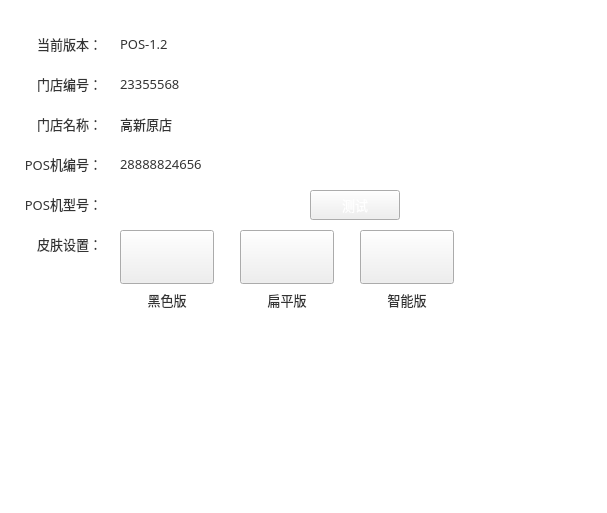
<?xml version="1.0" encoding="UTF-8"?>
<ui version="4.0">
 <class>PosInfoSetPage</class>
 <widget class="QWidget" name="PosInfoSetPage">
  <property name="geometry">
   <rect>
    <x>0</x>
    <y>0</y>
    <width>607</width>
    <height>513</height>
   </rect>
  </property>
  <property name="windowTitle">
   <string>Form</string>
  </property>
  <property name="styleSheet">
   <string notr="true"/>
  </property>
  <layout class="QVBoxLayout" name="verticalLayout">
   <property name="spacing">
    <number>0</number>
   </property>
   <property name="leftMargin">
    <number>0</number>
   </property>
   <property name="topMargin">
    <number>0</number>
   </property>
   <property name="rightMargin">
    <number>0</number>
   </property>
   <property name="bottomMargin">
    <number>0</number>
   </property>
   <item>
    <widget class="QWidget" name="skinWidget" native="true">
     <property name="styleSheet">
      <string notr="true">QWidget#skinWidget{
	background-color:#ffffff;
}</string>
     </property>
     <widget class="QLabel" name="smartLabel">
      <property name="geometry">
       <rect>
        <x>360</x>
        <y>290</y>
        <width>94</width>
        <height>20</height>
       </rect>
      </property>
      <property name="font">
       <font>
        <family>微软雅黑</family>
        <pointsize>10</pointsize>
       </font>
      </property>
      <property name="styleSheet">
       <string notr="true">color: rgb(51, 51, 51);</string>
      </property>
      <property name="text">
       <string>智能版</string>
      </property>
      <property name="alignment">
       <set>Qt::AlignCenter</set>
      </property>
     </widget>
     <widget class="QLabel" name="skinSetLabel">
      <property name="geometry">
       <rect>
        <x>0</x>
        <y>234</y>
        <width>102</width>
        <height>20</height>
       </rect>
      </property>
      <property name="minimumSize">
       <size>
        <width>102</width>
        <height>20</height>
       </size>
      </property>
      <property name="maximumSize">
       <size>
        <width>102</width>
        <height>20</height>
       </size>
      </property>
      <property name="font">
       <font>
        <family>微软雅黑</family>
        <pointsize>10</pointsize>
       </font>
      </property>
      <property name="styleSheet">
       <string notr="true">color: rgb(51, 51, 51);</string>
      </property>
      <property name="text">
       <string>皮肤设置：</string>
      </property>
      <property name="alignment">
       <set>Qt::AlignRight|Qt::AlignTrailing|Qt::AlignVCenter</set>
      </property>
     </widget>
     <widget class="QLabel" name="flatSkinLabel">
      <property name="geometry">
       <rect>
        <x>240</x>
        <y>290</y>
        <width>94</width>
        <height>20</height>
       </rect>
      </property>
      <property name="font">
       <font>
        <family>微软雅黑</family>
        <pointsize>10</pointsize>
       </font>
      </property>
      <property name="styleSheet">
       <string notr="true">color: rgb(51, 51, 51);</string>
      </property>
      <property name="text">
       <string>扁平版</string>
      </property>
      <property name="alignment">
       <set>Qt::AlignCenter</set>
      </property>
     </widget>
     <widget class="QLabel" name="balckSkinLabel">
      <property name="geometry">
       <rect>
        <x>120</x>
        <y>290</y>
        <width>94</width>
        <height>20</height>
       </rect>
      </property>
      <property name="font">
       <font>
        <family>微软雅黑</family>
        <pointsize>10</pointsize>
       </font>
      </property>
      <property name="styleSheet">
       <string notr="true">color: rgb(51, 51, 51);</string>
      </property>
      <property name="text">
       <string>黑色版</string>
      </property>
      <property name="alignment">
       <set>Qt::AlignCenter</set>
      </property>
     </widget>
     <widget class="SKinSetCellButton" name="balckSkinButton">
      <property name="geometry">
       <rect>
        <x>120</x>
        <y>230</y>
        <width>94</width>
        <height>54</height>
       </rect>
      </property>
      <property name="text">
       <string/>
      </property>
     </widget>
     <widget class="SKinSetCellButton" name="flatSkinButton">
      <property name="geometry">
       <rect>
        <x>240</x>
        <y>230</y>
        <width>94</width>
        <height>54</height>
       </rect>
      </property>
      <property name="text">
       <string/>
      </property>
     </widget>
     <widget class="SKinSetCellButton" name="smartButton">
      <property name="geometry">
       <rect>
        <x>360</x>
        <y>230</y>
        <width>94</width>
        <height>54</height>
       </rect>
      </property>
      <property name="text">
       <string/>
      </property>
     </widget>
     <widget class="QLabel" name="posModelLabel">
      <property name="geometry">
       <rect>
        <x>0</x>
        <y>194</y>
        <width>102</width>
        <height>20</height>
       </rect>
      </property>
      <property name="minimumSize">
       <size>
        <width>102</width>
        <height>20</height>
       </size>
      </property>
      <property name="maximumSize">
       <size>
        <width>102</width>
        <height>20</height>
       </size>
      </property>
      <property name="font">
       <font>
        <family>微软雅黑</family>
        <pointsize>10</pointsize>
       </font>
      </property>
      <property name="styleSheet">
       <string notr="true">color: rgb(51, 51, 51);</string>
      </property>
      <property name="text">
       <string>POS机型号：</string>
      </property>
      <property name="alignment">
       <set>Qt::AlignRight|Qt::AlignTrailing|Qt::AlignVCenter</set>
      </property>
     </widget>
     <widget class="QLabel" name="posCodeLabel">
      <property name="geometry">
       <rect>
        <x>120</x>
        <y>154</y>
        <width>300</width>
        <height>20</height>
       </rect>
      </property>
      <property name="font">
       <font>
        <family>微软雅黑</family>
        <pointsize>10</pointsize>
       </font>
      </property>
      <property name="styleSheet">
       <string notr="true">color: rgb(51, 51, 51);</string>
      </property>
      <property name="text">
       <string>28888824656</string>
      </property>
     </widget>
     <widget class="QLabel" name="label_6">
      <property name="geometry">
       <rect>
        <x>0</x>
        <y>154</y>
        <width>102</width>
        <height>20</height>
       </rect>
      </property>
      <property name="minimumSize">
       <size>
        <width>102</width>
        <height>20</height>
       </size>
      </property>
      <property name="maximumSize">
       <size>
        <width>102</width>
        <height>20</height>
       </size>
      </property>
      <property name="font">
       <font>
        <family>微软雅黑</family>
        <pointsize>10</pointsize>
       </font>
      </property>
      <property name="styleSheet">
       <string notr="true">color: rgb(51, 51, 51);</string>
      </property>
      <property name="text">
       <string>POS机编号：</string>
      </property>
      <property name="alignment">
       <set>Qt::AlignRight|Qt::AlignTrailing|Qt::AlignVCenter</set>
      </property>
     </widget>
     <widget class="QLabel" name="label_5">
      <property name="geometry">
       <rect>
        <x>0</x>
        <y>114</y>
        <width>102</width>
        <height>20</height>
       </rect>
      </property>
      <property name="minimumSize">
       <size>
        <width>102</width>
        <height>20</height>
       </size>
      </property>
      <property name="maximumSize">
       <size>
        <width>102</width>
        <height>20</height>
       </size>
      </property>
      <property name="font">
       <font>
        <family>微软雅黑</family>
        <pointsize>10</pointsize>
       </font>
      </property>
      <property name="styleSheet">
       <string notr="true">color: rgb(51, 51, 51);</string>
      </property>
      <property name="text">
       <string>门店名称：</string>
      </property>
      <property name="alignment">
       <set>Qt::AlignRight|Qt::AlignTrailing|Qt::AlignVCenter</set>
      </property>
     </widget>
     <widget class="QLabel" name="shopNameLabel">
      <property name="geometry">
       <rect>
        <x>120</x>
        <y>114</y>
        <width>300</width>
        <height>20</height>
       </rect>
      </property>
      <property name="font">
       <font>
        <family>微软雅黑</family>
        <pointsize>10</pointsize>
       </font>
      </property>
      <property name="styleSheet">
       <string notr="true">color: rgb(51, 51, 51);</string>
      </property>
      <property name="text">
       <string>高新原店</string>
      </property>
     </widget>
     <widget class="QLabel" name="shopCodeLabel">
      <property name="geometry">
       <rect>
        <x>120</x>
        <y>74</y>
        <width>300</width>
        <height>20</height>
       </rect>
      </property>
      <property name="font">
       <font>
        <family>微软雅黑</family>
        <pointsize>10</pointsize>
       </font>
      </property>
      <property name="styleSheet">
       <string notr="true">color: rgb(51, 51, 51);</string>
      </property>
      <property name="text">
       <string>23355568</string>
      </property>
     </widget>
     <widget class="QLabel" name="label_4">
      <property name="geometry">
       <rect>
        <x>0</x>
        <y>74</y>
        <width>102</width>
        <height>20</height>
       </rect>
      </property>
      <property name="minimumSize">
       <size>
        <width>102</width>
        <height>20</height>
       </size>
      </property>
      <property name="maximumSize">
       <size>
        <width>102</width>
        <height>20</height>
       </size>
      </property>
      <property name="font">
       <font>
        <family>微软雅黑</family>
        <pointsize>10</pointsize>
       </font>
      </property>
      <property name="styleSheet">
       <string notr="true">color: rgb(51, 51, 51);</string>
      </property>
      <property name="text">
       <string>门店编号：</string>
      </property>
      <property name="alignment">
       <set>Qt::AlignRight|Qt::AlignTrailing|Qt::AlignVCenter</set>
      </property>
     </widget>
     <widget class="QLabel" name="curVersionLabel">
      <property name="geometry">
       <rect>
        <x>120</x>
        <y>34</y>
        <width>300</width>
        <height>20</height>
       </rect>
      </property>
      <property name="font">
       <font>
        <family>微软雅黑</family>
        <pointsize>10</pointsize>
       </font>
      </property>
      <property name="styleSheet">
       <string notr="true">color: rgb(51, 51, 51);</string>
      </property>
      <property name="text">
       <string>POS-1.2</string>
      </property>
     </widget>
     <widget class="QLabel" name="label_2">
      <property name="geometry">
       <rect>
        <x>0</x>
        <y>34</y>
        <width>102</width>
        <height>20</height>
       </rect>
      </property>
      <property name="minimumSize">
       <size>
        <width>102</width>
        <height>20</height>
       </size>
      </property>
      <property name="maximumSize">
       <size>
        <width>102</width>
        <height>20</height>
       </size>
      </property>
      <property name="font">
       <font>
        <family>微软雅黑</family>
        <pointsize>10</pointsize>
       </font>
      </property>
      <property name="styleSheet">
       <string notr="true">color: rgb(51, 51, 51);</string>
      </property>
      <property name="text">
       <string>当前版本：</string>
      </property>
      <property name="alignment">
       <set>Qt::AlignRight|Qt::AlignTrailing|Qt::AlignVCenter</set>
      </property>
     </widget>
     <widget class="QPushButton" name="posTestButton">
      <property name="geometry">
       <rect>
        <x>310</x>
        <y>190</y>
        <width>90</width>
        <height>30</height>
       </rect>
      </property>
      <property name="sizePolicy">
       <sizepolicy hsizetype="Minimum" vsizetype="Expanding">
        <horstretch>0</horstretch>
        <verstretch>0</verstretch>
       </sizepolicy>
      </property>
      <property name="font">
       <font>
        <family>微软雅黑</family>
        <pointsize>10</pointsize>
       </font>
      </property>
      <property name="styleSheet">
       <string notr="true">QPushButton{
border-image: url(:/kPosSetImage/buttonNormal.png);
color:#ffffff;
}

QPushButton:pressed{
border-image: url(:/kPosSetImage/buttonPressed.png);
}</string>
      </property>
      <property name="text">
       <string>测试</string>
      </property>
     </widget>
     <widget class="KPosComboBox" name="posModelComBox" native="true">
      <property name="geometry">
       <rect>
        <x>120</x>
        <y>190</y>
        <width>190</width>
        <height>30</height>
       </rect>
      </property>
     </widget>
    </widget>
   </item>
  </layout>
 </widget>
 <customwidgets>
  <customwidget>
   <class>SKinSetCellButton</class>
   <extends>QPushButton</extends>
   <header>SKinSetCellButton.h</header>
  </customwidget>
  <customwidget>
   <class>KPosComboBox</class>
   <extends>QWidget</extends>
   <header>KPosComboBox.h</header>
   <container>1</container>
  </customwidget>
 </customwidgets>
 <resources/>
 <connections/>
</ui>
